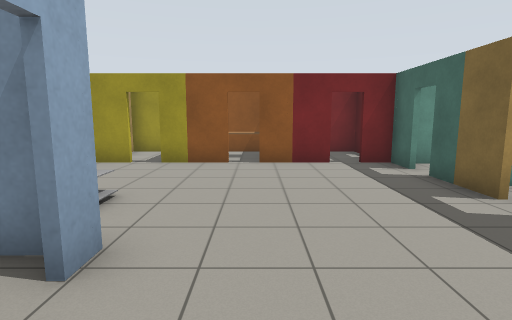
[1] (above)

23 first-person views from a walk through a Gazebo world. The camera is 1.3 m above the floor, tilts 8° down and sees 80° across. The floor is counted in squares, 1 m on a side. Each view is taken from the middle of a square. On the plan, view 1 faces up. The plan holds only what a view shows up to about 14 squares ahead; the rest is blank. The robots in the file are not drawn. Simple shapes stand in for some stock models. Some surface patterns are stand-ins.

[2]
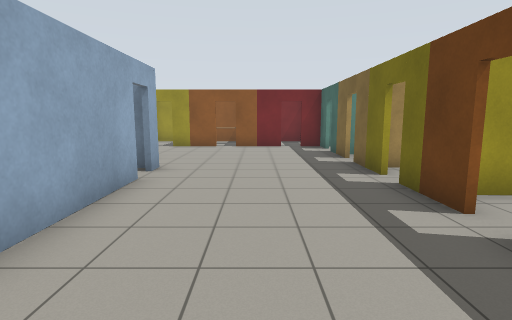

[3]
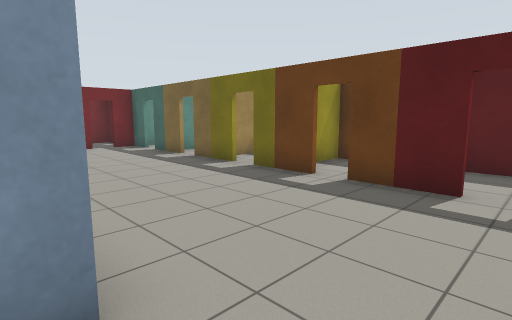

[4]
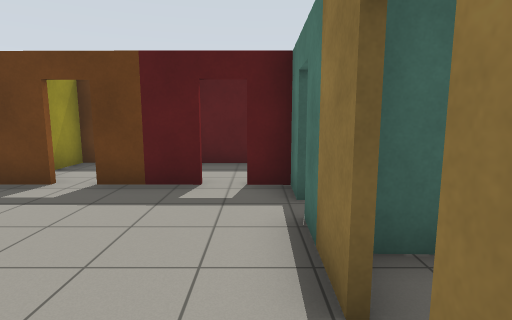

[5]
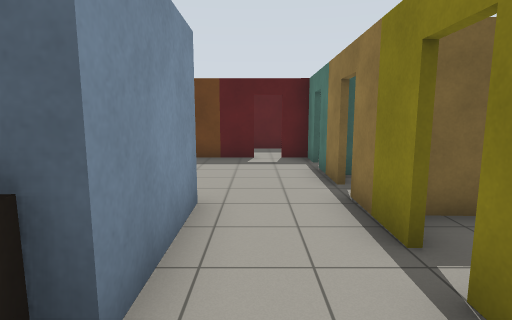

[6]
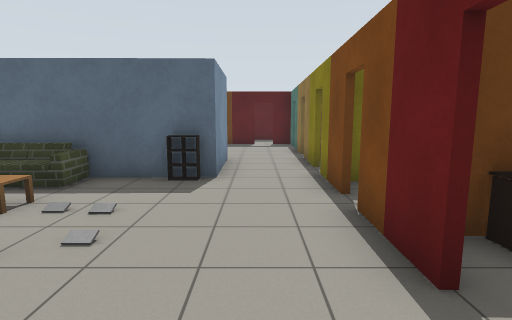

[7]
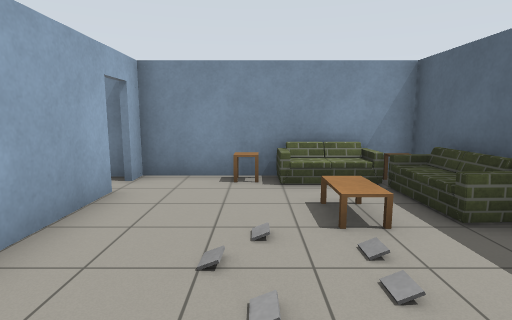

[8]
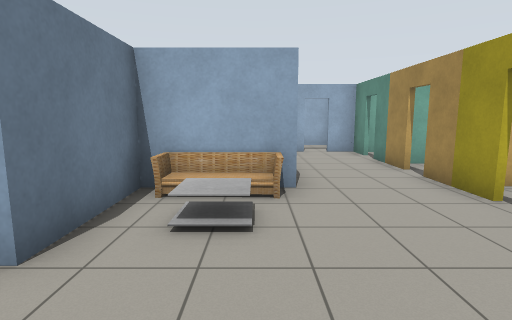

[9]
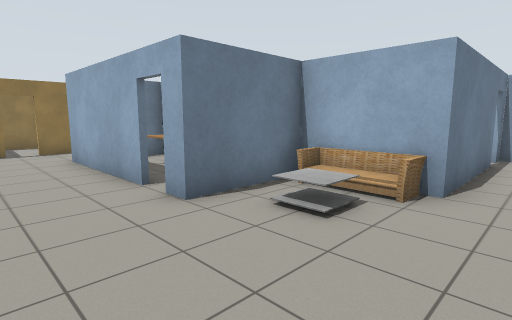

[10]
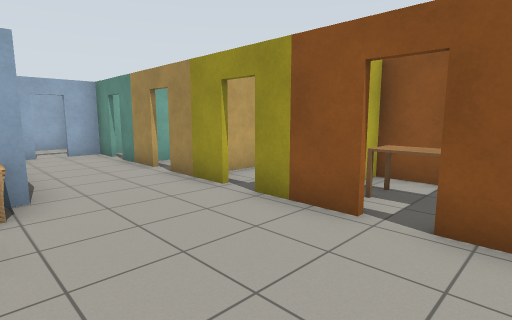

[11]
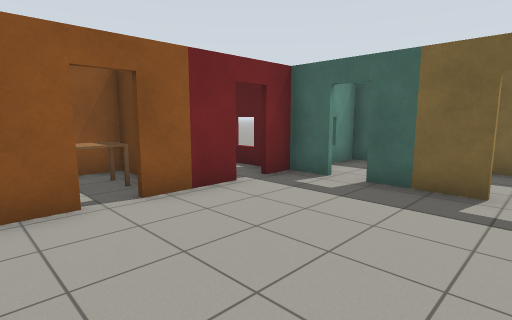

[12]
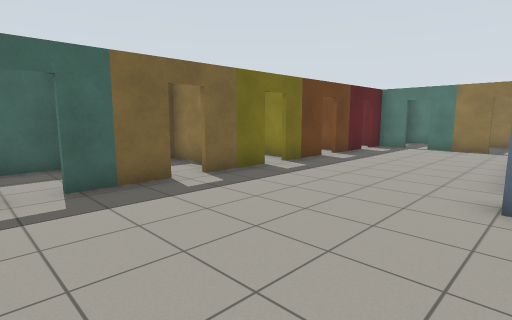

[13]
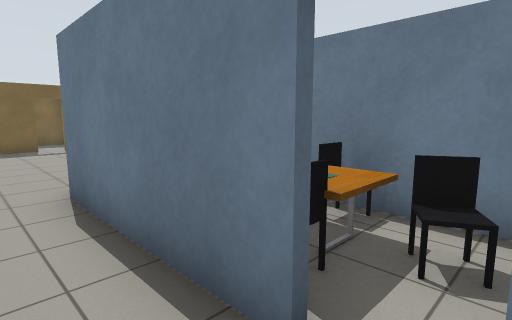

[14]
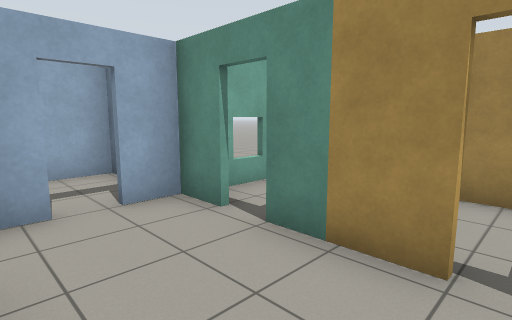

[15]
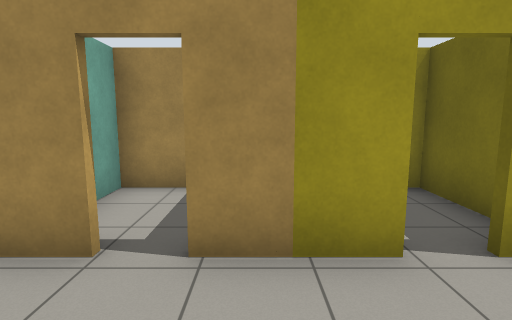

[16]
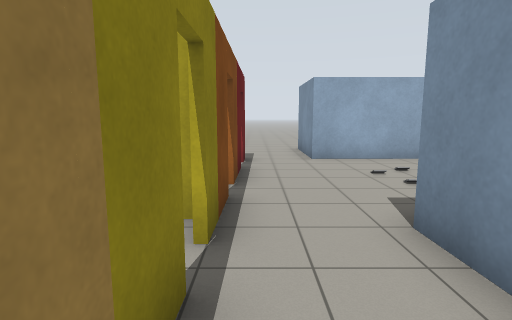

[17]
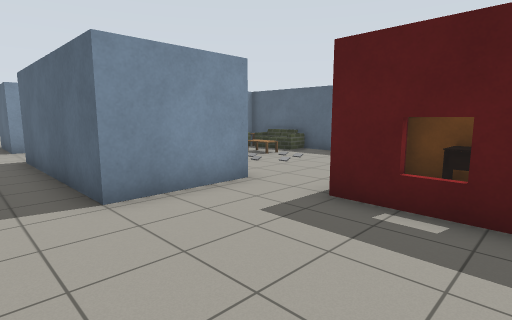

[18]
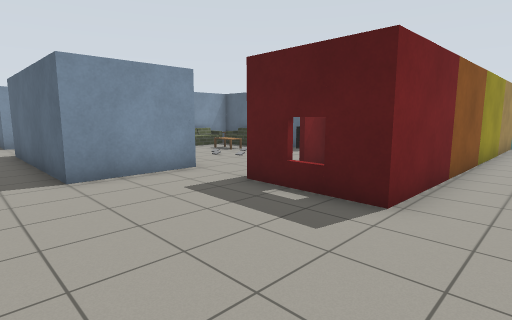

[19]
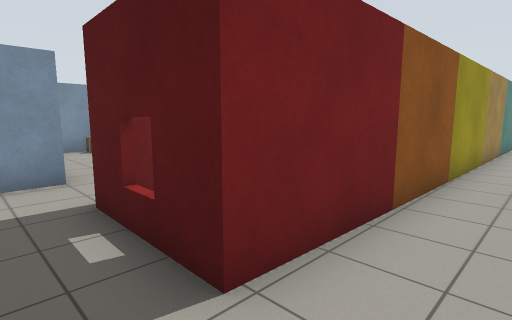

[20]
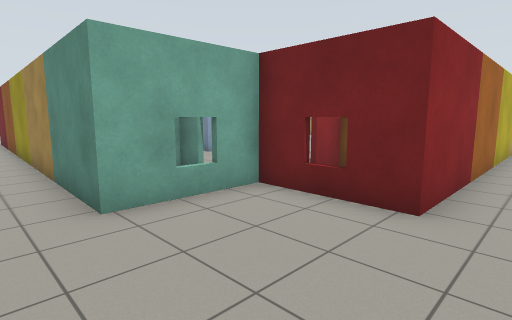

[21]
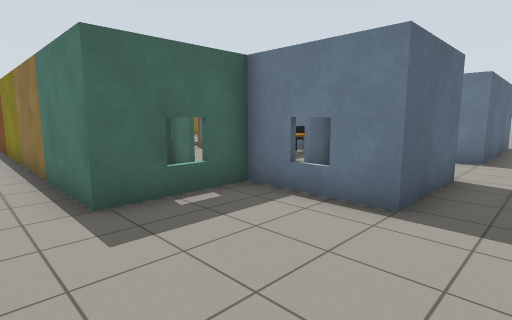

[22]
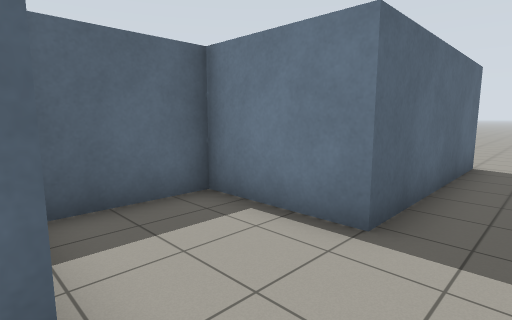

[23]
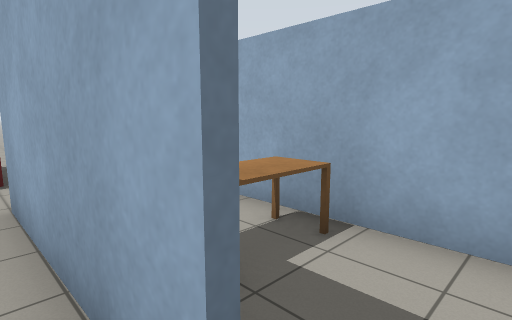

### Floor plan
Ten units are one square. View 1 is at (0, 0); x grows to the right and y downward. Boxes are objects, and circles mark ways between rooms. Rooms are numbered by the first view taken in them; rooms with no view inside come last. Other rooms are left out.
<svg viewBox="-155 -135 240 240">
<path fill="none" stroke="#000" d="M-15 -14 -15 31 -36 32M-45 -28 -15 -29 -15 -22M38 -17 39 -39M39 -46 39 -67M-56 -57 -45 -57 -45 -27M-8 -87 -28 -87M-35 -87 -58 -87M38 10 38 -10M22 -87 0 -87M39 -76 39 -87 30 -87M-65 -87 -86 -87M38 40 38 19M-91 -57 -71 -57M-3 56 18 56M-32 55 -10 56M-98 -28 -85 -28M26 56 38 57 38 48M-94 -87 -105 -87M-106 -69 -106 -57 -99 -57M-106 -87 -106 -77M-105 -13 -105 32 -115 32M-84 -27 -104 -27M-105 -27 -105 -20M-89 54 -68 54M-45 -24 -45 -27 -66 -27M-36 32 -45 32 -45 -5M-60 55 -39 55M-106 53 -97 54M-44 22 -49 22M-44 28 -49 28 -48 21M-94 84 -107 83 -106 53M-115 32 -135 32M68 57 38 57 37 87M-136 -57 -136 -87 -105 -87 -105 -117 3 -117M-131 -57 -136 -57M-104 -27 -104 -53M-135 32 -135 -28 -104 -28M-62 -116 -75 -116 -75 -92M-45 -106 -45 -96M-20 -97 -20 -116M9 -116 -48 -116M50 -87 42 -87M67 -61 67 -87 55 -87M-134 -19 -134 19M51 -29 67 -30 67 -51M51 -57 42 -57M66 52 66 34M38 28 38 39M67 0 46 0M43 29 49 29M-20 70 -20 59M-16 84 3 84M8 67 8 60"/>
<rect x="-95" y="-45" width="10" height="10" fill="#bbb"><title>office chair</title></rect>
<rect x="-95" y="-55" width="20" height="10" fill="#bbb"><title>office chair</title></rect>
<rect x="-85" y="-45" width="10" height="20" fill="#bbb"><title>office chair</title></rect>
<rect x="-45" y="-55" width="10" height="20" fill="#bbb"><title>sofa</title></rect>
<rect x="-35" y="-55" width="10" height="20" fill="#bbb"><title>coffee table</title></rect>
<rect x="-85" y="15" width="10" height="10" fill="#bbb"><title>grey box</title></rect>
<rect x="-85" y="5" width="10" height="10" fill="#bbb"><title>grey box</title></rect>
<rect x="-85" y="-25" width="10" height="10" fill="#bbb"><title>side table</title></rect>
<rect x="-75" y="15" width="10" height="10" fill="#bbb"><title>grey box</title></rect>
<rect x="-75" y="5" width="10" height="10" fill="#bbb"><title>grey box</title></rect>
<rect x="-75" y="-5" width="10" height="10" fill="#bbb"><title>coffee table</title></rect>
<rect x="-75" y="-25" width="20" height="10" fill="#bbb"><title>sofa</title></rect>
<rect x="-55" y="-15" width="10" height="20" fill="#bbb"><title>sofa</title></rect>
<rect x="-55" y="-25" width="10" height="10" fill="#bbb"><title>side table</title></rect>
<rect x="-135" y="-5" width="20" height="20" fill="#bbb"><title>table</title></rect>
<circle cx="-30" cy="40" r="3" fill="#2a7"/>
<circle cx="-60" cy="-90" r="3" fill="#2a7"/>
<circle cx="-30" cy="-90" r="3" fill="#2a7"/>
<circle cx="40" cy="-70" r="3" fill="#2a7"/>
<circle cx="40" cy="-45" r="3" fill="#2a7"/>
<circle cx="40" cy="45" r="3" fill="#2a7"/>
<circle cx="40" cy="15" r="3" fill="#2a7"/>
<circle cx="-35" cy="60" r="3" fill="#2a7"/>
<circle cx="-5" cy="60" r="3" fill="#2a7"/>
<circle cx="-110" cy="40" r="3" fill="#2a7"/>
<circle cx="-110" cy="-15" r="3" fill="#2a7"/>
<circle cx="-150" cy="20" r="3" fill="#2a7"/>
<text x="-10" y="-30">1</text>
<text x="-80" y="10">2</text>
<text x="-130" y="70">3</text>
<text x="60" y="80">4</text>
<text x="-90" y="-130">5</text>
<text x="-140" y="-40">6</text>
<text x="-70" y="-110">7</text>
<text x="-40" y="-110">8</text>
<text x="50" y="-80">9</text>
<text x="-120" y="0">10</text>
<text x="60" y="-40">11</text>
<text x="60" y="40">12</text>
<text x="60" y="10">13</text>
<text x="-30" y="70">14</text>
<text x="-10" y="70">15</text>
</svg>
Room 1 opens to room 2. Room 1 opens to room 7. Room 1 opens to room 8. Room 1 opens to room 9. Room 1 opens to room 11. Room 1 opens to room 12. Room 1 opens to room 13. Room 1 opens to room 14. Room 1 opens to room 15. Room 2 opens to room 3. Room 2 opens to room 10. Room 3 opens to room 6.

Where each view was taken, in squares from view 1:
view 1: 0 up, 0 right, facing up
view 2: 5 down, 1 right, facing up
view 3: 5 down, 2 left, facing up-right
view 4: 5 down, 2 left, facing right
view 5: 4 down, 6 left, facing right
view 6: 4 down, 11 left, facing right
view 7: 4 down, 8 left, facing up
view 8: 5 up, 1 right, facing left
view 9: 7 up, 1 right, facing down-left
view 10: 5 up, 1 right, facing up-left
view 11: 4 up, 2 left, facing up-right
view 12: 8 up, 2 left, facing down-right
view 13: 7 up, 10 left, facing down-right
view 14: 6 up, 6 left, facing up-left
view 15: 6 up, 5 left, facing up
view 16: 5 down, 1 left, facing left
view 17: 8 down, 15 left, facing up-right
view 18: 10 down, 15 left, facing up-right
view 19: 10 down, 12 left, facing up-right
view 20: 10 down, 8 right, facing up-left
view 21: 13 up, 15 left, facing down-right
view 22: 6 up, 15 left, facing down-right
view 23: 2 up, 10 left, facing down-left
